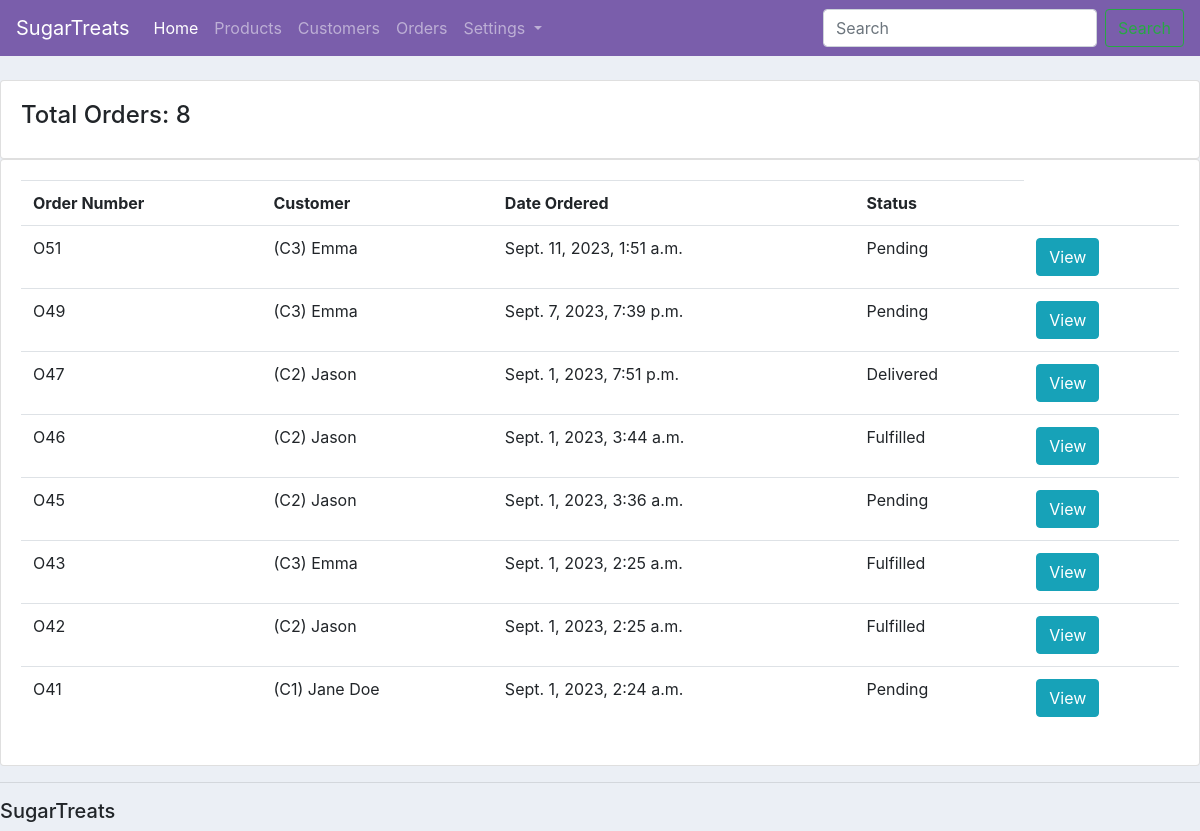
/orders/, run on an earlier commit of the app's database.
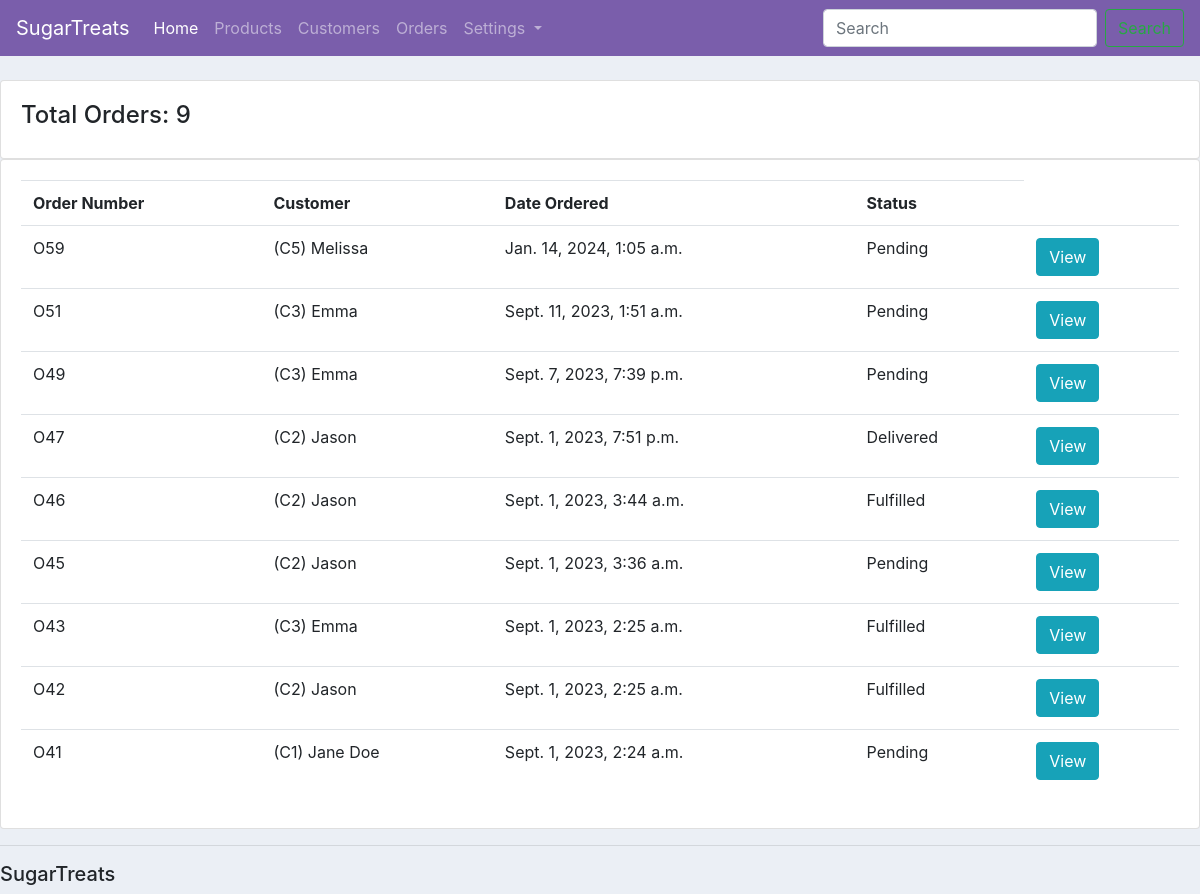
And on a later commit of the database.
### ecomm/models.py (models this page shows, shortened)
class Order(models.Model):
    STATUS = (
        ("Pending", "Pending"),
        ("Fulfilled", "Fulfilled"),
        ("Delivered","Delivered"),
    )
    customer = models.ForeignKey(Customer, null = True, on_delete = models.SET_NULL, related_name = 'orders')
    order_items = models.ManyToManyField("OrderItem", related_name = 'orders') #every Order has many order_items
    note = models.TextField(max_length= 300, null = True, blank = True)
    date_created=models.DateTimeField(auto_now_add=True, null=True)
    status = models.CharField(max_length = 200, null = True, choices = STATUS)

class Customer(models.Model):
    name = models.CharField(max_length=200, null=True)
    email = models.EmailField(null=True)
    phone = models.CharField(max_length=200, null=True)
    date_created = models.DateTimeField(auto_now_add=True, null=True)
    def __str__(self): #changes how we represent an object of the customer model
        result = "(C" + str(self.id) + ") " + str(self.name) #adding str infront of self.name because name could be null which could give error
        return result

### ecomm/views.py (the view)
# urls.py: path("orders/", views.orders, name = "orders"),
def orders(request):
    orders = Order.objects.all().order_by(
        "-date_created", "customer"
    )  # the minus means we are ordering by reverse of date_created, so last order first
    context = {"orders": orders}
    return render(request, "ecomm/orders.html", context)

### ecomm/templates/ecomm/orders.html
{% extends "ecomm/main.html" %}
{% block content %}
<br>
<div class = "row">
    <div class ="col-md">
        <div class = "card card-body">
            <h4>Total Orders: {{orders.count}} </h4>
        </div>
        <div class = "card card-body">
            <table class = "table">
                <tr>
                    <th>Order Number</th>
                    <th>Customer</th>
                    <th>Date Ordered</th>
                    <th>Status</th>
                </tr>
                {% for order in orders %}
                    <tr>
                        <td>O{{order.id}}</td>
                        <td>{{order.customer}}</td>
                        <td>{{order.date_created}}</td>
                        <td>{{order.status}}</td>
                        <td><a class = "btn btn-small btn-info" href="{% url 'profile' order.customer.id %}">View</a></td>
                    </tr>
                {% endfor %}
            </table>
        </div>
    </div>
</div>
{% endblock content %}

What changed in the data, as far as the page shows it:
added Order: id "59", customer "(C5) Melissa", date_created "Jan. 14, 2024, 1:05 a.m.", status "Pending"
Also different on the page:
{{ orders.count }}: "8" → "9"
